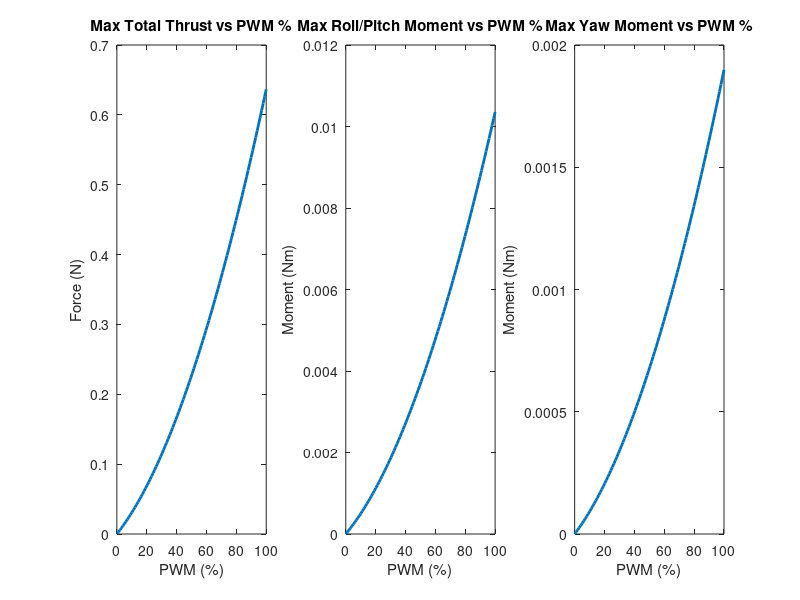

The MATLAB script that drew this image: (Note: this script raises an error after producing the figure.)



clear; clc; close all;

%% Quadcopter Parameters
A_thrust = 0.091492681;
B_thrust = 0.067673604;
L = 0.046;
C_tau = 0.005964552; % torque
d = L * (sqrt(2)/2); % distance between motor and drone COM

% Physical Force Limits per motor (Based on ratio 0.0 to 1.0)
F_min = 0;
F_max = A_thrust*(1)^2 + B_thrust*(1); 

%% Task 5: Visualize Thrust and Moments vs PWM Percentage
pwm_pct_plot = linspace(0, 100, 100);
pwm_ratio_plot = pwm_pct_plot / 100;

% Nonlinear forces
F_plot = A_thrust * (pwm_ratio_plot.^2) + B_thrust * pwm_ratio_plot;

figure('Position', [100, 100, 1000, 400]);

% Plot Total Thrust
subplot(1,3,1);
plot(pwm_pct_plot, 4 * F_plot, 'LineWidth', 2);
title('Max Total Thrust vs PWM %');
xlabel('PWM (%)'); ylabel('Force (N)');

% Plot Roll/Pitch Moment 
subplot(1,3,2);
plot(pwm_pct_plot, 2 * d * F_plot, 'LineWidth', 2);
title('Max Roll/Pitch Moment vs PWM %');
xlabel('PWM (%)'); ylabel('Moment (Nm)');

% Plot Yaw Moment
subplot(1,3,3);
plot(pwm_pct_plot, 2 * C_tau * F_plot, 'LineWidth', 2);
title('Max Yaw Moment vs PWM %');
xlabel('PWM (%)'); ylabel('Moment (Nm)'); 

sgtitle('Thrust and Moment Outputs');

%% Test the Mixer (Tasks 1, 2, 3)

% Let's command hover thrust + an aggressive roll command
Fc_cmd = 0.323; % ~Hover weight
Lc_cmd = 0.8; % Aggressive roll
Mc_cmd = 0.8;
Nc_cmd = 0;

[pwm_outputs, F_actual] = quad_mixer(Fc_cmd, Lc_cmd, Mc_cmd, Nc_cmd, A_thrust, B_thrust, d, C_tau, F_min, F_max);

disp('--- Commanded vs Actual ---');
fprintf('Commanded Forces: [%.4f, %.4f, %.4f, %.4f] N\n', Fc_cmd, Lc_cmd, Mc_cmd, Nc_cmd);
fprintf('Required Motor PWMs (%%): [%.1f%%, %.1f%%, %.1f%%, %.1f%%]\n', pwm_outputs(1), pwm_outputs(2), pwm_outputs(3), pwm_outputs(4));


%% The Mixer Function
function [pwm_pct, F_des] = quad_mixer(Fc, Lc, Mc, Nc, A, B, d, C_tau, F_min, F_max)
    
    % 1. Linear Mapping Matrix
    M_mix = [1,      1,      1,      1; 
            -d,     -d,      d,      d; 
             d,     -d,     -d,      d; 
             C_tau, -C_tau,  C_tau, -C_tau];
         
    % Calculate desired forces
    U_cmd = [Fc; Lc; Mc; Nc];
    F_des = M_mix \ U_cmd;
    
    % 2 & 3. Actuator Saturation & Infeasible Command Handling
    % Strategy: Shift forces to preserve moments, scale if impossible.
    
    if max(F_des) > F_max
        % Shift down (Sacrifice altitude to keep attitude)
        shift = max(F_des) - F_max;
        F_des = F_des - shift;
    end
    
    if min(F_des) < F_min
        % Shift up
        shift = F_min - min(F_des);
        F_des = F_des + shift;
    end
    
    % If the spread is wider than physical limits, we must scale moments down
    if (max(F_des) - min(F_des)) > (F_max - F_min)
        mid_req = mean(F_des);
        mid_phys = (F_max + F_min) / 2;
        scale = (F_max - F_min) / (max(F_des) - min(F_des));
        
        % Center and scale
        F_des = mid_phys + scale * (F_des - mid_req);
    end
    
    % Final safety clamp against floating point errors
    F_des = max(min(F_des, F_max), F_min);
    
    % 4. Nonlinear Inversion (Force to PWM Ratio)
    % Solve: A*x^2 + B*x - F_des = 0 for positive root
    pwm_ratio = (-B + sqrt(B^2 + 4*A.*F_des)) ./ (2*A);
    
    % 5. Convert to valid percentage output
    pwm_pct = pwm_ratio * 100;
end


%% fitting data

data = [0.24 0.0 4.01 0 0;
        0.37 1.6 3.98 6.25 4485;
        0.56 4.8 3.95 12.5 7570;
        0.75 7.9 3.92 18.75 9374;
        0.94 10.9 3.88 25 10885;
        1.15 13.9 3.84 31.25 12277;
        1.37 17.3 3.80 37.5 13522;
        1.59 21.0 3.76 43.25 14691;
        1.83 24.4 3.71 50 15924;
        2.11 28.6 3.67 56.25 17174;
        2.39 32.8 3.65 62.5 18179;
        2.71 37.3 3.62 68.75 19397;
        3.06 41.7 3.56 75 20539;
        3.46 46.0 3.48 81.25 21692;
        3.88 51.9 3.40 87.5 22598;
        4.44 57.9 3.30 93.75 23882];

thrust_data = data(:,2);
pwm_data = data(:, 4);
speed_data = data(:, 5);


ft = fittype('a*sqrt(x) + b*x', 'independent', 'x', 'dependent', 'y');

[cf_2, gof] = fit(pwm_data, speed_data, ft);

disp(cf_2)

predicted_speed = cf_2(pwm_data);

% Plot the predicted speed against actual speed for comparison
figure;
plot(pwm_data, speed_data, '-o', 'DisplayName', 'Actual Speed', 'LineWidth',2);
hold on;
plot(pwm_data, predicted_speed, '-', 'DisplayName', 'Fitted Speed', 'LineWidth',2);
xlabel('PWM (%)');
ylabel('Speed (RPM)');
title('Actual vs Fitted Speed');
legend show;
grid on;
hold off;

%% rebuild new model

% constant params
pwm_hover_value = 0.6408; %% value derived from previous assignment. 


A_thrust = 0.091492681;
B_thrust = 0.067673604;
L = 0.046;
drone_mass_kg = 0.033;

J = [16.571710 0.830806 0.718277;
      0.830806 16.655602 1.800197;
      0.718277 1.800197 29.261652].*10e-6;

Ts = 0.01; % SAMPLING TIME MUST CHANGE

num_d = 0.0304596;
den_d = [1 , -0.9695404];

sys_discrete = tf(num_d, den_d, Ts, 'Variable', 'z^-1');

sys_continuous = d2c(sys_discrete, 'zoh') % zero order hold 

[A_act, B_act, C_act, D_act] = ssdata(sys_continuous); % continuous state space for the motor dynamics. 



%states (16now)
syms pn pe pd u v w phi theta psi p q r real

%motor state
syms pwm_act_1 pwm_act_2 pwm_act_3 pwm_act_4 real

% motor command input
syms pwm_cmd_1 pwm_cmd_2 pwm_cmd_3 pwm_cmd_4 real

state_vector_2 = [pn; pe; pd; u; v; w; phi; theta; psi; p; q; r; pwm_act_1; pwm_act_2; pwm_act_3; pwm_act_4];
input_vector_2 = [pwm_cmd_1; pwm_cmd_2; pwm_cmd_3; pwm_cmd_4];




% forces
F1 = A_thrust * pwm_act_1^2 + B_thrust*pwm_act_1;
F2 = A_thrust * pwm_act_2^2 + B_thrust*pwm_act_2;
F3 = A_thrust * pwm_act_3^2 + B_thrust*pwm_act_3;
F4 = A_thrust * pwm_act_4^2 + B_thrust*pwm_act_4;
F_total_body = [0; 0; -(F1 + F2 + F3 + F4)]; % total force in body frame NED

%motor torques
T1 = 0.005964552 * F1;
T2 = 0.005964552 * F2;
T3 = 0.005964552 * F3;
T4 = 0.005964552 * F4;

% motor dynamics
pwm_act1_dot = A_act * pwm_act_1 + B_act * pwm_cmd_1;
pwm_act2_dot = A_act * pwm_act_2 + B_act * pwm_cmd_2;
pwm_act3_dot = A_act * pwm_act_3 + B_act * pwm_cmd_3;
pwm_act4_dot = A_act * pwm_act_4 + B_act * pwm_cmd_4;

% moment vector torques
l = L*(sqrt(2)/2)*(F3 + F4 - F1 - F2);
m = L*(sqrt(2)/2)*(F1 + F4 - F3 - F2);
n = T1 + T3 - T2 - T4;
moments = [l; m; n];




% all rotations 
Rx = [1 0 0; 
    0 cos(phi) -sin(phi); 
    0 sin(phi) cos(phi)];

Ry = [cos(theta) 0 sin(theta); 
    0 1 0; 
    -sin(theta) 0 cos(theta)];

Rz = [cos(psi) -sin(psi) 0; 
       sin(psi) cos(psi) 0; 
       0 0 1];

R_body_to_inertial = Rz * Ry * Rx; % rotation Matrix (Body to Inertial - ZYX Sequence)


p_dot = R_body_to_inertial * [u; v; w]; % p_dot states 1-3



W = [1, sin(phi)*tan(theta), cos(phi)*tan(theta);
     0, cos(phi),            -sin(phi);
     0, sin(phi)/cos(theta), cos(phi)/cos(theta)];
euler_dot = W * [p; q; r]; % angular dynamics states 7-9

% Gravity rotated to Body Frame
g_inertial = [0; 0; 9.81]; 
g_body = R_body_to_inertial' * g_inertial;

omega = [p; q; r];
v_body = [u; v; w];


% aroo dynamics 
K_aeroo = [-10.2506 -0.3177 -0.4332;
            -0.3177 -10.2506 -0.4332;
            -7.7050 -7.7050 -7.5530].*10e-7;

% these in rev/s
n1 = (1826*sqrt(pwm_act_1) + 63.4*pwm_act_1)/60;
n2 = (1826*sqrt(pwm_act_2) + 63.4*pwm_act_2)/60;
n3 = (1826*sqrt(pwm_act_3) + 63.4*pwm_act_3)/60;
n4 = (1826*sqrt(pwm_act_4) + 63.4*pwm_act_4)/60;


theta_dot_sigma = 2*pi*(abs(n1) + abs(n2) + abs(n3) + abs(n4));

f_aeroo = K_aeroo * theta_dot_sigma * (R_body_to_inertial*v_body); % not sure if this should be rotated...

v_dot = (1/drone_mass_kg) * (F_total_body + f_aeroo + drone_mass_kg*g_body) - cross(omega, v_body); % dynamics for states 4-6


omega_dot = J \ (moments - cross(omega, J * omega)); % rigid body calc


f_x_2 = [p_dot; 
       v_dot; 
       euler_dot; 
       omega_dot; 
       pwm_act1_dot; 
       pwm_act2_dot; 
       pwm_act3_dot; 
       pwm_act4_dot];



%% Linearizing the 16-state model. 

% linearize
A_sym_2 = jacobian(f_x_2, state_vector_2);
B_sym_2 = jacobian(f_x_2, input_vector_2);

% hover state and hover inputs
x0_2 = zeros(16, 1);      
x0_2(13:16) = pwm_hover_value;
u0_2 = [pwm_hover_value; pwm_hover_value; pwm_hover_value; pwm_hover_value];

% substitute into linearized system
A_2 = double(subs(A_sym_2, [state_vector_2; input_vector_2], [x0_2; u0_2]))
B_2 = double(subs(B_sym_2, [state_vector_2; input_vector_2], [x0_2; u0_2]))

% start making C and D, which will do a bunch of conversion stuff. 
r2d = 180/pi;

C_2 = zeros(16, 16);

% Positions \
C_2(1, 2) = 1;  
C_2(2, 1) = 1;   
C_2(3, 3) = -1;  

% Velocities 
C_2(4, 5) = 1;   
C_2(5, 4) = 1;   
C_2(6, 6) = -1;  

% Euler Angles (NED Rads -> ENU Degrees)
C_2(7, 8) = r2d;   
C_2(8, 7) = r2d;   
C_2(9, 9) = -r2d;  

% Angular Rates 
% negating state 11 again. 
C_2(10, 11) = r2d;   
C_2(11, 10) = -r2d;  
C_2(12, 12) = -r2d;  

% Motor dynamics
C_2(13, 13) = C_act;
C_2(14, 14) = C_act;
C_2(15, 15) = C_act;
C_2(16, 16) = C_act

% D Matrix is zeros except for the dynamics of the motors:
D_2 = zeros(16, 4);
D_2(13, 1) = D_act;
D_2(14, 2) = D_act;
D_2(15, 3) = D_act;
D_2(16, 4) = D_act






%% Step input for the 16-state model
sys_sim = ss(A_2, B_2, C_2, D_2);

% 10% increase from hover
u_step = u0_2 *1.1; 

U_delta = (u_step - u0_2)'; 

t = 0:0.01:5;  % using the same sampling period .01s 
U = repmat(U_delta, length(t), 1); 

[y, tOut, x] = lsim(sys_sim, U, t);


for i = 1:16
    subplot(4, 4, i);
    plot(tOut, y(:,i), 'LineWidth', 2);
    ylim([0 0.5]);
    title(['State ' num2str(i)]);
    grid on;
end
sgtitle('16-State Model Step Response');



%% Albert Visualization. 

% 1. Extract Raw States (Inertial NED & Euler Angles in rads)
% pn_sim = x(:, 1);
% pe_sim = x(:, 2);
% pd_sim = x(:, 3);
% phi_sim   = x(:, 7);
% theta_sim = x(:, 8);
% psi_sim   = x(:, 9);
% 
% % 2. Define Drone Geometry for Plotting
% arm_length = L; % 0.046m based on your params
% d_geom = arm_length * (sqrt(2)/2);
% % Define the 4 motor positions in the body frame (X-configuration)
% motor_pos_body = [ d_geom, -d_geom, -d_geom,  d_geom;   % X coords
%                    d_geom,  d_geom, -d_geom, -d_geom;   % Y coords
%                    0,       0,       0,       0 ];      % Z coords
% 
% % 3. Set up the Figure
% figure('Name', '3D Quadcopter Animation', 'Position', [100, 100, 800, 600]);
% hold on; grid on; axis equal;
% view([100, 45]); 
% 
% xlabel('East (m)');
% ylabel('North (m)');
% zlabel('Up (m)');
% title('Quadcopter 3D Animation');
% 
% % Initialize graphics objects
% drone_lines = plot3(0,0,0, '-k', 'LineWidth', 1);
% motor_markers = plot3(0,0,0, 'ro', 'MarkerSize', 2, 'MarkerFaceColor', 'r');
% path_trace = plot3(pe_sim(1), pn_sim(1), -pd_sim(1), 'b--', 'LineWidth', 1.5);
% 
% % Body Coordinate frame arrows (Red=X, Green=Y, Blue=Z)
% scale_arrow = arm_length * 1.5;
% q_x = quiver3(0,0,0, 1,0,0, scale_arrow, 'r', 'LineWidth', 1, 'MaxHeadSize', 0.5);
% q_y = quiver3(0,0,0, 0,1,0, scale_arrow, 'g', 'LineWidth', 1, 'MaxHeadSize', 0.5);
% q_z = quiver3(0,0,0, 0,0,1, scale_arrow, 'b', 'LineWidth', 1, 'MaxHeadSize', 0.5);
% 
% % 4. Animation Loop
% disp('Starting 3D Animation...');
% for k = 1:length(tOut)
%     % Current position mapped to ENU (East, North, Up) for standard 3D viewing
%     pos_enu = [pe_sim(k); pn_sim(k); -pd_sim(k)];
% 
%     % Current attitude 
%     rll = phi_sim(k);
%     ptc = theta_sim(k);
%     yw  = psi_sim(k);
% 
%     % Rotation matrix: Body to Inertial (ZYX sequence matching your dynamics)
%     Rx = [1 0 0; 0 cos(rll) -sin(rll); 0 sin(rll) cos(rll)];
%     Ry = [cos(ptc) 0 sin(ptc); 0 1 0; -sin(ptc) 0 cos(ptc)];
%     Rz = [cos(yw) -sin(yw) 0; sin(yw) cos(yw) 0; 0 0 1];
%     R_b2i = Rz * Ry * Rx;
% 
%     % Transform matrix: NED to ENU for MATLAB plotting axes
%     R_ned2enu = [0 1 0; 1 0 0; 0 0 -1];
% 
%     % Rotate geometry to Inertial (NED), convert to ENU, then translate
%     motor_pos_ned = R_b2i * motor_pos_body;
%     motor_pos_enu = R_ned2enu * motor_pos_ned + pos_enu;
% 
%     % Update drone cross-frame (motor 1 to 3, motor 2 to 4)
%     X_arms = [motor_pos_enu(1,1), motor_pos_enu(1,3), NaN, motor_pos_enu(1,2), motor_pos_enu(1,4)];
%     Y_arms = [motor_pos_enu(2,1), motor_pos_enu(2,3), NaN, motor_pos_enu(2,2), motor_pos_enu(2,4)];
%     Z_arms = [motor_pos_enu(3,1), motor_pos_enu(3,3), NaN, motor_pos_enu(3,2), motor_pos_enu(3,4)];
% 
%     set(drone_lines, 'XData', X_arms, 'YData', Y_arms, 'ZData', Z_arms);
%     set(motor_markers, 'XData', motor_pos_enu(1,:), 'YData', motor_pos_enu(2,:), 'ZData', motor_pos_enu(3,:));
% 
%     % Update body coordinate axes vectors
%     axes_body = eye(3); 
%     axes_ned = R_b2i * axes_body;
%     axes_enu = R_ned2enu * axes_ned; 
% 
%     set(q_x, 'XData', pos_enu(1), 'YData', pos_enu(2), 'ZData', pos_enu(3), 'UData', axes_enu(1,1), 'VData', axes_enu(2,1), 'WData', axes_enu(3,1));
%     set(q_y, 'XData', pos_enu(1), 'YData', pos_enu(2), 'ZData', pos_enu(3), 'UData', axes_enu(1,2), 'VData', axes_enu(2,2), 'WData', axes_enu(3,2));
%     set(q_z, 'XData', pos_enu(1), 'YData', pos_enu(2), 'ZData', pos_enu(3), 'UData', axes_enu(1,3), 'VData', axes_enu(2,3), 'WData', axes_enu(3,3));
% 
%     % Update trajectory trace
%     set(path_trace, 'XData', pe_sim(1:k), 'YData', pn_sim(1:k), 'ZData', -pd_sim(1:k));
% 
%     % Tracking Camera: Moves the view window to follow the drone 
%     % (Because the drone is 4cm wide but might fly several meters up)
%     xlim([-2, 2])
%     ylim([-2, 2])
%     zlim([0, 5])
% 
%     drawnow;
% end


%% Altitude Control
close all

% reduced - z, z_vel, and new z_error_int
A_z_aug = [0 1 0;
           0 0 0;
          -1 0 0]; % <-- should def become -1 (ENU)

B_z_aug = [0; 1/drone_mass_kg; 0];


Q_z = diag([10, 1, 100]); % penalizing state errors
R_z = 1; % penalizing control effort

K_z_fb = lqr(A_z_aug, B_z_aug, Q_z, R_z) % solve the risotto equation

% Transfer Function and Stability ------------------------------------
A_closed_loop = A_z_aug - B_z_aug*K_z_fb; % (A - BK)

B_cl_ref = [0; 0; 1];

sys_cl = ss(A_closed_loop, B_cl_ref, [1 0 0], 0);

figure
subplot(1,2,1); bode(sys_cl)
subplot(1,2,2); nyquist(sys_cl);
sgtitle('LQR Altitude Regulation')

% stability margin
G = tf(sys_cl);
figure
margin(G)




% Controller Simulation -----------------------------------------------

B_ref_z = [0; 0; 1];
sys_cl_z = ss(A_z_aug - B_z_aug*K_z_fb, B_ref_z, eye(3), zeros(3,1)); % (A - BK)

t_sim = 0:0.01:10; % Slightly longer simulation to show settling
z_ref_step = ones(size(t_sim)); % 1 meter step command
[y_cl_z, t_cl, x_cl_z] = lsim(sys_cl_z, z_ref_step, t_sim);

figure('Name', 'Z Position Step Response & PWM', 'Position', [200, 150, 800, 800]);
subplot(2,1,1);
plot(t_cl, x_cl_z(:,1), 'b', 'LineWidth', 2); hold on;
plot(t_cl, z_ref_step, 'r--', 'LineWidth', 1.5);
title('Z Position Step Response');
xlabel('Time (s)'); ylabel('Z position (m)');
legend('Actual Position', 'Reference'); grid on;




% PWM behavior with Mixer ------------------------------------------------
F_cmd = -x_cl_z * K_z_fb';
F_hover = drone_mass_kg * 9.81; % We must maintain altitude!

pwm_hist_long = zeros(length(t_cl), 4);
for i = 1:length(t_cl)
    [pwm_pct, ~] = quad_mixer(F_hover + F_cmd(i), 0, 0, 0, A_thrust, B_thrust, d, C_tau, F_min, F_max);
    pwm_hist_long(i, :) = pwm_pct';
end

subplot(2,1,2);
plot(t_cl, pwm_hist_long(:, 1), 'LineWidth', 2);
hold on
plot(t_cl, pwm_hist_long(:, 2), 'LineWidth', 1);
hold on
plot(t_cl, pwm_hist_long(:, 3), '-.', 'LineWidth', 1);
hold on
plot(t_cl, pwm_hist_long(:, 4), '--', 'LineWidth', 1);




title('Motor PWM Responses for 1m Up');
xlabel('Time (s)'); ylabel('PWM (%)');
legend('Motor 1', 'Motor 2', 'Motor 3', 'Motor 4', 'Location', 'EastOutside'); grid on;


%% Forward Position Control
close all

A_pn = [0 1 0 0;
        0 0 -9.81 0;
        0 0 0 1;
        0 0 0 0];
B_pn = [0; 0; 0; 1/J(2,2)];




% state p, u, theta, q
A_pn_aug = [0 1 0 0 0;
            0 0 -9.81 0 0;
            0 0 0 1 0;
            0 0 0 0 0;
            -1 0 0 0 0]; % might need to change this row

B_pn_aug = [0; 0; 0; 1/J(2,2); 0];

Q_pn = diag([10, 10, 100, 10, 100]); % penalizing state errors
R_pn = 1e9; % penalizing control effort

K_pn = lqr(A_pn_aug, B_pn_aug, Q_pn, R_pn) % solve alfredo equation


%Stability Analysis -------------------------------------------------
% 5 & 6. Open-Loop Transfer Function and Margins
% Break the loop at the plant input. 
% P(s) = C_long * (sI - A_long)^-1 * B_long
% C(s) = K(1:4) * (sI - A_long + B_long*K(1:4))^-1 * B_long + K(5)/s  (Simplified approach below uses ss arrays)
sys_P = ss(A_pn, B_pn, eye(4), zeros(4,1));
L_ol_long = ss(A_pn_aug, B_pn_aug, K_pn, 0);

figure('Name', 'Forward Position Stability', 'Position', [150, 100, 1000, 400]);
subplot(1,2,1); margin(L_ol_long);
subplot(1,2,2); nyquist(L_ol_long);
xlim([-5, 5])
ylim([-5, 5])
sgtitle('LQR-PI Forward Position Regulation Stability');

[Gm_long, Pm_long, ~, ~] = margin(L_ol_long);
fprintf('Gain Margin: %.2f dB, Phase Margin: %.2f deg\n', 20*log10(Gm_long), Pm_long);

%Closed-Loop Simulation -------------------------------------------

B_ref_pn = [0; 0; 0; 0; 1]; % -1 for integral state
sys_cl_long = ss(A_pn_aug - B_pn_aug*K_pn, B_ref_pn, eye(5), zeros(5,1)); % (A - BK)

t_sim = 0:0.01:10; % Slightly longer simulation to show settling
pn_ref_step = ones(size(t_sim)); % 1 meter step command
[y_cl_long, t_cl, x_cl_long] = lsim(sys_cl_long, pn_ref_step, t_sim);

figure('Name', 'Forward Position Step Response & PWM', 'Position', [200, 150, 800, 800]);
subplot(3,1,1);
plot(t_cl, x_cl_long(:,1), 'b', 'LineWidth', 2); hold on;
plot(t_cl, pn_ref_step, 'r', 'LineWidth', 1.5);
title('Forward Position Step Response (1m)');
xlabel('Time (s)'); ylabel('North Position p_n (m)');
legend('Actual Position', 'Reference'); grid on;

subplot(3,1,2);
plot(t_cl, x_cl_long(:,3)*(180/pi), 'LineWidth', 2);
title('Pitch Angle (\theta) during Maneuver');
xlabel('Time (s)'); ylabel('Pitch Angle (deg)'); grid on;


% PWM behavior with Mixer ------------------------------------------------
M_cmd = -x_cl_long * K_pn';
F_hover = drone_mass_kg * 9.81; % We must maintain altitude!

pwm_hist_long = zeros(length(t_cl), 4);
for i = 1:length(t_cl)
    % Mix hover thrust with commanded pitching moment. Roll and Yaw are 0.
    [pwm_pct, ~] = quad_mixer(F_hover, 0, M_cmd(i), 0, A_thrust, B_thrust, d, C_tau, F_min, F_max);
    pwm_hist_long(i, :) = pwm_pct';
end

subplot(3,1,3);
plot(t_cl, pwm_hist_long(:,1), 'g-', 'LineWidth', 2); hold on
plot(t_cl, pwm_hist_long(:,2), 'LineWidth', 2); hold on
plot(t_cl, pwm_hist_long(:,3), 'LineWidth', 1); hold on
plot(t_cl, pwm_hist_long(:,4), '--','LineWidth', 1);


title('Motor PWM Responses for 1m Forward Step');
xlabel('Time (s)'); ylabel('PWM (%)');
legend('Motor 1', 'Motor 2', 'Motor 3', 'Motor 4', 'Location', 'EastOutside'); grid on;

            
%% Lateral Position Control
close all

% reduced state can be pe, v, phi, pv
A_pe = [0 1 0 0;
        0 0 9.81 0;
        0 0 0 1;
        0 0 0 0];

B_pe = [0; 0; 0; 1/J(1,1)];

[n_rows,n_col] = size(A_pe);
A_pe_aug = [A_pe zeros(n_rows,1);
            1, zeros(1,n_col)];
            

B_pe_aug = [B_pe; 0];

Q_pe = diag([10, 10, 100, 10, 100]); % penalizing state errors
R_pe = 1e9; % penalizing control effort

K_pe = lqr(A_pe_aug, B_pe_aug, Q_pe, R_pe)



%Transfer Functions and Stability ------------------------------------

%open loop TF
sys_L_ol = ss(A_pe_aug, B_pe_aug, K_pe, 0);

figure('Name', 'Lateral Position Stability', 'Position', [150, 100, 1000, 400]);
subplot(1,2,1); margin(sys_L_ol);
subplot(1,2,2); nyquist(sys_L_ol);
xlim([-5, 5])
ylim([-5, 5])
sgtitle('Stability Analysis: Lateral Position LQR-PI');

[Gm_long, Pm_long, ~, ~] = margin(sys_L_ol);
fprintf('Gain Margin: %.2f dB, Phase Margin: %.2f deg\n', 20*log10(Gm_long), Pm_long);


%Closed-Loop Simulation -------------------------------------------

B_ref_pe = [0; 0; 0; 0; -1]; % -1 for integral state
sys_cl_lat = ss(A_pe_aug - B_pe_aug*K_pe, B_ref_pe, eye(5), zeros(5,1)); % (A - BK) + B

t_sim = 0:0.01:10; % Slightly longer simulation to show settling
pe_ref_step = ones(size(t_sim)); % 1 meter step command
[y_cl_lat, t_cl, x_cl_lat] = lsim(sys_cl_lat, pe_ref_step, t_sim);

figure('Name', 'Lateral Position Step Response & PWM', 'Position', [200, 150, 800, 800]);
subplot(3,1,1);
plot(t_cl, x_cl_lat(:,1), 'b', 'LineWidth', 2); hold on;
plot(t_cl, pe_ref_step, 'r', 'LineWidth', 1.5);
title('Lateral Position Step Response (1m)');
xlabel('Time (s)'); ylabel('East Position p_e (m)');
legend('Actual Position', 'Reference'); grid on;

subplot(3,1,2);
plot(t_cl, x_cl_lat(:,3)*(180/pi), 'LineWidth', 2);
title('Roll Angle (\theta) during Maneuver');
xlabel('Time (s)'); ylabel('Roll Angle (deg)'); grid on;


% PWM behavior with Mixer ------------------------------------------------
L_cmd = -x_cl_lat * K_pe';
F_hover = drone_mass_kg * 9.81; % We must maintain altitude!

pwm_hist_long = zeros(length(t_cl), 4);
for i = 1:length(t_cl)

    [pwm_pct, ~] = quad_mixer(F_hover, L_cmd(i), 0, 0, A_thrust, B_thrust, d, C_tau, F_min, F_max);
    pwm_hist_long(i, :) = pwm_pct';
end

subplot(3,1,3);
plot(t_cl, pwm_hist_long(:,1), 'g-', 'LineWidth', 2); hold on
plot(t_cl, pwm_hist_long(:,2), 'LineWidth', 1); hold on
plot(t_cl, pwm_hist_long(:,3), 'LineWidth', 2); hold on
plot(t_cl, pwm_hist_long(:,4), '--','LineWidth', 1);



title('Motor PWM Responses for 1m Forward Step');
xlabel('Time (s)'); ylabel('PWM (%)');
legend('Motor 1', 'Motor 2', 'Motor 3', 'Motor 4', 'Location', 'EastOutside'); grid on;

%% Problem 6: Yaw Rate Control (Damping)
close all

% (1 & 2) Reduced state is just yaw rate (r). No integral state needed.
A_y = 0; % 1D system
B_y = 1/J(3,3); 

Q_y = 1;
R_y = 1e7; % Penalize control effort to prevent aggressive motor saturation
K_y = lqr(A_y, B_y, Q_y, R_y);
fprintf('LQR Gain K_yaw: %.3f\n', K_y);

% (4, 5 & 6) Stability Analysis
sys_N_ol = ss(A_y, B_y, K_y, 0);

figure('Name', 'Yaw Stability', 'Position', [150, 100, 1000, 400]);
subplot(1,2,1); margin(sys_N_ol);
subplot(1,2,2); nyquist(sys_N_ol);
sgtitle('Stability Analysis: Yaw Rate LQR');

[Gm_yaw, Pm_yaw, ~, ~] = margin(sys_N_ol);
fprintf('Gain Margin: %.2f dB, Phase Margin: %.2f deg\n', 20*log10(Gm_yaw), Pm_yaw);

% (7) Closed-Loop Simulation (Damping Initial Condition)
A_cl_yaw = A_y - B_y*K_y;
sys_cl_yaw = ss(A_cl_yaw, 0, 1, 0); % C=1, D=0

t_sim = 0:0.01:5; % 5 seconds is plenty for yaw
r0_yaw_rad = 100 * (pi/180); % Initial condition: 100 deg/s converted to rad/s

[y_cl_yaw, t_cl, x_cl_yaw] = initial(sys_cl_yaw, r0_yaw_rad, t_sim);

figure('Name', 'Yaw Step Response & PWM', 'Position', [200, 150, 800, 800]);
subplot(2, 1, 1)
% Plot converted back to deg/s for easier reading
plot(t_cl, x_cl_yaw * (180/pi), 'b', 'LineWidth', 2); hold on; 
plot(t_cl, zeros(size(t_cl)), 'r--', 'LineWidth', 1.5);
title('Yaw Rate Damping from 100 deg/s');
xlabel('Time (s)'); ylabel('Yaw Rate r (deg/s)');
legend('Actual Rate', 'Target (0)'); grid on;

% Estimate settling time using stepinfo logic adapted for initial conditions
info = stepinfo(x_cl_yaw, t_cl, 0, 'SettlingTimeThreshold', 0.05);
fprintf('Estimated time to damp yaw rate: %.2f seconds\n', info.SettlingTime);

% (8) PWM behavior with Mixer
N_cmd = -x_cl_yaw * K_y; % Commanded YAWING moment
F_hover = drone_mass_kg * 9.81; % We must maintain altitude!

pwm_hist_yaw = zeros(length(t_cl), 4);
for i = 1:length(t_cl)
    % Mix hover thrust with commanded yawing moment (N). Roll and Pitch are 0.
    % Signature is (F, L, M, N, ...) -> N goes in the 4th slot!
    [pwm_pct, ~] = quad_mixer(F_hover, 0, 0, N_cmd(i), A_thrust, B_thrust, d, C_tau, F_min, F_max);
    pwm_hist_yaw(i, :) = pwm_pct';
end

subplot(2,1,2);
plot(t_cl, pwm_hist_yaw(:,1), 'g-', 'LineWidth', 2); hold on
plot(t_cl, pwm_hist_yaw(:,2), 'LineWidth', 2); hold on
plot(t_cl, pwm_hist_yaw(:,3), 'LineWidth', 1); hold on
plot(t_cl, pwm_hist_yaw(:,4), '--','LineWidth', 2);
title('Motor PWM Responses for Yaw Damping');
xlabel('Time (s)'); ylabel('PWM Command');
legend('Motor 1', 'Motor 2', 'Motor 3', 'Motor 4', 'Location', 'EastOutside'); grid on;
